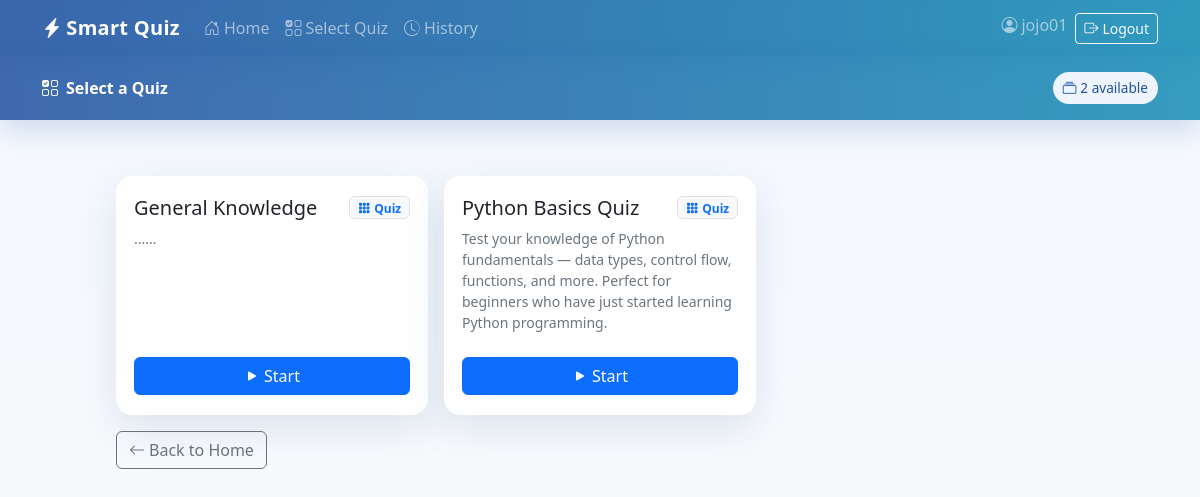
The app's page /quiz/quizzes/ (signed in) with its own data.
### quiz/models.py (models this page shows, shortened)
class Quiz(models.Model):
    title = models.CharField(max_length=200, unique=True)
    description = models.TextField(blank=True)
    class Meta:
        verbose_name_plural = "Quizzes"

### quiz/views.py (the view)
# urls.py: path('quizzes/', views.quiz_select, name='quiz_select'),
@login_required
def quiz_select(request):
    quizzes = Quiz.objects.all().order_by("title")
    return render(request, "quiz/quiz_select.html", {"quizzes": quizzes})

### quiz/templates/quiz/quiz_select.html (shortened to what this page needs)
<!DOCTYPE html>
<html>
<head>
  <link href="https://cdn.jsdelivr.net/npm/bootstrap@5.3.3/dist/css/bootstrap.min.css" rel="stylesheet">
  <link href="https://cdn.jsdelivr.net/npm/bootstrap-icons@1.11.3/font/bootstrap-icons.css" rel="stylesheet">
</head>
<body>
  {% include 'partials/navbar.html' %}
  {% include 'partials/messages.html' %}
  <div class="sq-hero py-3">
    <div class="container d-flex justify-content-between align-items-center">
      <div class="fw-semibold">
        <i class="bi bi-ui-checks-grid me-2"></i>Select a Quiz
      </div>
      <span class="sq-chip"><i class="bi bi-collection me-1"></i>{{ quizzes|length }} available</span>
    </div>
  </div>
  <div class="sq-section">
    <div class="row row-cols-1 row-cols-md-2 row-cols-lg-3 g-3">
      {% for q in quizzes %}
      <div class="col">
        <div class="sq-card d-flex flex-column">
          <div class="d-flex align-items-start justify-content-between mb-2">
            <h5 class="m-0">{{ q.title }}</h5>
            <span class="badge text-bg-light text-primary border"><i class="bi bi-grid-3x3-gap-fill me-1"></i>Quiz</span>
          </div>
          <p class="text-secondary small mb-4">{{ q.description|default:"Ready when you are!" }}</p>
          <div class="mt-auto d-grid">
            <a class="btn btn-primary" href="{% url 'quiz_start' q.id %}">
              <i class="bi bi-play-fill me-1"></i>Start
            </a>
          </div>
        </div>
      </div>
      {% empty %}
      <div class="col">
        <div class="sq-card text-secondary">
          <i class="bi bi-inboxes me-1"></i>No quizzes available.
        </div>
      </div>
      {% endfor %}
    </div>
    <div class="mt-3">
      <a class="btn btn-outline-secondary" href="{% url 'home' %}"><i class="bi bi-arrow-left me-1"></i>Back to Home</a>
    </div>
  </div>
</body>
</html>

### templates/partials/navbar.html (shortened to what this page needs)
<nav class="navbar navbar-expand-lg navbar-dark sq-glass">
  <div class="container">
    <a class="navbar-brand fw-bold sq-brand" href="{% url 'home' %}">
      <i class="bi bi-lightning-charge-fill me-1"></i>Smart Quiz
    </a>
    <div class="collapse navbar-collapse" id="sqNav">
      <ul class="navbar-nav me-auto mb-2 mb-lg-0">
        <li class="nav-item">
          <a class="nav-link" href="{% url 'home' %}"><i class="bi bi-house-door me-1"></i>Home</a>
        </li>
        {% if user.is_staff %}
          <li class="nav-item">
            <a class="nav-link" href="/admin/"><i class="bi bi-gear me-1"></i>Admin</a>
          </li>
        {% else %}
          <li class="nav-item">
            <a class="nav-link" href="{% url 'quiz_select' %}"><i class="bi bi-ui-checks-grid me-1"></i>Select Quiz</a>
          </li>
          <li class="nav-item">
            <a class="nav-link" href="{% url 'history' %}"><i class="bi bi-clock-history me-1"></i>History</a>
          </li>
        {% endif %}
      </ul>
      <ul class="navbar-nav ms-auto">
        {% if user.is_authenticated %}
          <li class="nav-item">
            <span class="navbar-text me-2"><i class="bi bi-person-circle me-1"></i>{{ user.username }}</span>
          </li>
          <li class="nav-item">
            <form action="{% url 'logout' %}" method="post" class="d-inline">
              <button type="submit" class="btn btn-sm btn-outline-light">
                <i class="bi bi-box-arrow-right me-1"></i>Logout
              </button>
            </form>
          </li>
        {% else %}
          <li class="nav-item">
            <a class="btn btn-sm btn-light" href="{% url 'login' %}">
              <i class="bi bi-box-arrow-in-right me-1"></i>Login
            </a>
          </li>
        {% endif %}
      </ul>
    </div>
  </div>
</nav>

### quiz/templates/quiz/quiz_select.html (style rules this page uses)
:root { --sq-primary:#2050a0; --sq-accent:#148cb4; --sq-card-bg:#ffffff; --sq-bg-grad:linear-gradient(180deg,#f4f8ff 0%,#f7fafc 100%); }
body { background: var(--sq-bg-grad); }
.sq-hero { background: linear-gradient(90deg, rgba(32,80,160,.85), rgba(20,140,180,.85)); color:#fff; backdrop-filter: saturate(140%) blur(10px); -webkit-backdrop-filter: saturate(140%) blur(10px); box-shadow: 0 10px 28px rgba(32,80,160,.18); }
.sq-section { max-width: 1000px; margin: 56px auto; padding: 0 16px; }
.sq-card { background:var(--sq-card-bg); border-radius:16px; box-shadow:0 14px 40px rgba(40,69,124,.12); padding:20px 18px; height:100%; transition: transform .18s ease, box-shadow .18s ease; animation: fadeInUp .5s ease both; }
.sq-chip { display:inline-block; padding:6px 10px; border-radius:999px; background:#eef5ff; color:var(--sq-primary); font-size:.85rem; }

### templates/partials/navbar.html (style rules this page uses)
.sq-glass { background: linear-gradient(90deg, rgba(32,80,160,.88), rgba(20,140,180,.88)); backdrop-filter: saturate(140%) blur(10px); -webkit-backdrop-filter: saturate(140%) blur(10px); box-shadow: 0 8px 20px rgba(28, 67, 130, .18); }
.sq-brand { letter-spacing: .3px; }

### records on screen
Quiz: title "General Knowledge", description "......"
Quiz: title "Python Basics Quiz", description "Test your knowledge of Python fundamentals — data types, control flow, functions, and more. Perfect for beginners who have just started learning Python programming."

### other values on screen
{{ user.username }} "jojo01"
{{ quizzes|length }} "2"
